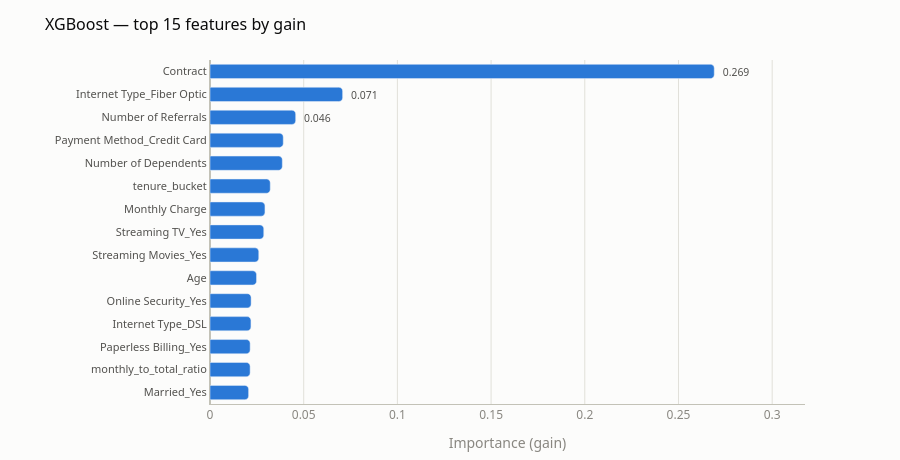

Notebook cell for this chart:
### Markdown cell above
### XGBoost feature importance (top 15)

### Code cell
TOP_N = 15

# --- palette: dataviz reference, light surface ---
SURFACE, INK, SECONDARY, MUTED = "#fcfcfb", "#0b0b0b", "#52514e", "#898781"
GRID, BASELINE = "#e1e0d9", "#c3c2b7"
SERIES = "#2a78d6"          # slot 1 — one hue for every bar: the features are
                            # nominal, so a darker-where-bigger ramp would just
                            # re-encode bar length as color

imp = (pd.Series(xgb_model.feature_importances_, index=prep_fitted.get_feature_names_out())
         .sort_values(ascending=False).head(TOP_N).sort_values())

BRANCH = {"num__": "numeric · scaled", "ord__": "ordinal · encoded", "cat__": "nominal · one-hot"}
labels = [n.split("__", 1)[1] for n in imp.index]
branches = [BRANCH.get(n.split("__")[0] + "__", "?") for n in imp.index]

# direct-label only the extremes; the axis carries the rest
cut = imp.nlargest(3).min()
text = [f"  {v:.3f}" if v >= cut else "" for v in imp.values]

fig = go.Figure(go.Bar(
    x=imp.values, y=labels, orientation="h",
    marker=dict(color=SERIES, cornerradius=4),
    width=0.62,                       # leave the band's remainder as air
    text=text, textposition="outside",
    textfont=dict(color=SECONDARY, size=11),
    customdata=branches,
    hovertemplate="<b>%{y}</b><br>gain %{x:.4f}<br>%{customdata}<extra></extra>",
))

fig.update_layout(
    title=dict(text=f"XGBoost — top {TOP_N} features by gain",
               font=dict(color=INK, size=16)),
    # headroom so the outside value labels sit inside the plot, never clipped
    xaxis=dict(title="Importance (gain)", range=[0, imp.max() * 1.18],
               gridcolor=GRID, linecolor=BASELINE,
               zerolinecolor=BASELINE, tickfont=dict(color=MUTED),
               title_font=dict(color=MUTED)),
    yaxis=dict(showgrid=False, linecolor=BASELINE, tickfont=dict(color=SECONDARY, size=11)),
    plot_bgcolor=SURFACE, paper_bgcolor=SURFACE,
    font=dict(family='system-ui, -apple-system, "Segoe UI", sans-serif'),
    showlegend=False,                 # one series — the title names it
    margin=dict(t=60, r=95, b=50, l=210),
    height=460, bargap=0.0,
)
fig.show()

### Figure 1 — Plotly figure (JSON) as saved in the notebook; plotly's stock layout.template omitted (floating-point values rounded to 4 significant figures)
{"data": [{"customdata": ["nominal · one-hot", "numeric · scaled", "nominal · one-hot", "nominal · one-hot", "nominal · one-hot", "numeric · scaled", "nominal · one-hot", "nominal · one-hot", "numeric · scaled", "ordinal · encoded", "numeric · scaled", "nominal · one-hot", "numeric · scaled", "nominal · one-hot", "ordinal · encoded"], "hovertemplate": "<b>%{y}</b><br>gain %{x:.4f}<br>%{customdata}<extra></extra>", "marker": {"color": "#2a78d6", "cornerradius": 4}, "orientation": "h", "text": ["", "", "", "", "", "", "", "", "", "", "", "", "  0.046", "  0.071", "  0.269"], "textfont": {"color": "#52514e", "size": 11}, "textposition": "outside", "type": "bar", "width": 0.62, "x": [0.02059, 0.02141, 0.02142, 0.02185, 0.02193, 0.02481, 0.02602, 0.02868, 0.02932, 0.03215, 0.03858, 0.03908, 0.04572, 0.07077, 0.2691], "y": ["Married_Yes", "monthly_to_total_ratio", "Paperless Billing_Yes", "Internet Type_DSL", "Online Security_Yes", "Age", "Streaming Movies_Yes", "Streaming TV_Yes", "Monthly Charge", "tenure_bucket", "Number of Dependents", "Payment Method_Credit Card", "Number of Referrals", "Internet Type_Fiber Optic", "Contract"]}], "layout": {"bargap": 0, "font": {"family": "system-ui, -apple-system, \"Segoe UI\", sans-serif"}, "height": 460, "margin": {"b": 50, "l": 210, "r": 95, "t": 60}, "paper_bgcolor": "#fcfcfb", "plot_bgcolor": "#fcfcfb", "showlegend": false, "title": {"font": {"color": "#0b0b0b", "size": 16}, "text": "XGBoost — top 15 features by gain"}, "xaxis": {"gridcolor": "#e1e0d9", "linecolor": "#c3c2b7", "range": [0, 0.3175], "tickfont": {"color": "#898781"}, "title": {"font": {"color": "#898781"}, "text": "Importance (gain)"}, "zerolinecolor": "#c3c2b7"}, "yaxis": {"linecolor": "#c3c2b7", "showgrid": false, "tickfont": {"color": "#52514e", "size": 11}}}}
